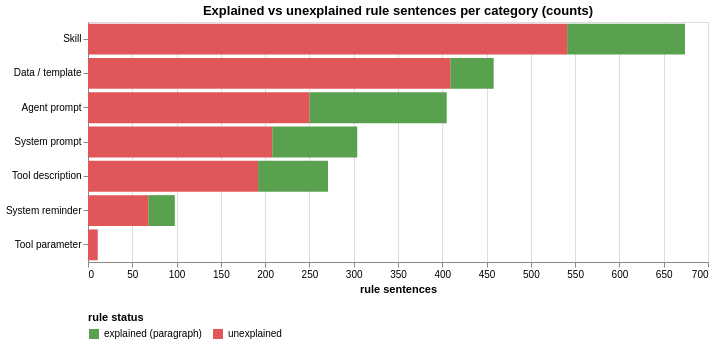

The notebook cell this image was saved under:
### Markdown cell above
### Volume view: explained vs unexplained rule sentences

The percentage view above hides absolute volume — a category at 50% explained could mean 5/10 rules or 500/1000. The chart below shows the absolute count of rule sentences per category, split into explained (green) and unexplained (red). This is the "denominator the welfare argument rests on" — categories with high counts of unexplained rules are where the welfare cost is most concentrated.

### Code cell
"""Stacked bar: per-category explained vs unexplained rule-sentence counts."""

stack_rows = []
for cat in cats:
    re_b = by_category[cat]["metrics"]["rule_explanation"]
    n_rule = re_b["n_rule_sentences"]
    n_expl = re_b["n_explained_para"]
    stack_rows.append({"category": cat, "status": "explained (paragraph)", "count": n_expl})
    stack_rows.append({"category": cat, "status": "unexplained",          "count": n_rule - n_expl})
stack_df = pd.DataFrame(stack_rows)

cat_order = (cat_df.sort_values("n_rule_sentences", ascending=False)
                  ["category"].tolist())

stacked = (
    alt.Chart(stack_df)
    .mark_bar()
    .encode(
        y=alt.Y("category:N", sort=cat_order, title=None),
        x=alt.X("count:Q", title="rule sentences"),
        color=alt.Color("status:N",
                        scale=alt.Scale(domain=["explained (paragraph)", "unexplained"],
                                        range=["#59a14f", "#e15759"]),
                        legend=alt.Legend(title="rule status", orient="bottom")),
        order=alt.Order("status:N", sort="descending"),  # explained first, unexplained on top of stack
        tooltip=[
            alt.Tooltip("category:N"),
            alt.Tooltip("status:N"),
            alt.Tooltip("count:Q", format=","),
        ],
    )
    .properties(width=620, height=240,
                title="Explained vs unexplained rule sentences per category (counts)")
)

stacked

### Figure 1 — Vega-Lite specification as saved in the notebook (floating-point values rounded to 4 significant figures)
{"config": {"view": {"continuousWidth": 300, "continuousHeight": 300}}, "data": {"name": "data-7b043ce73f1bdb48ea8b82ffb86308b5"}, "mark": {"type": "bar"}, "encoding": {"color": {"field": "status", "legend": {"orient": "bottom", "title": "rule status"}, "scale": {"domain": ["explained (paragraph)", "unexplained"], "range": ["#59a14f", "#e15759"]}, "type": "nominal"}, "order": {"field": "status", "sort": "descending", "type": "nominal"}, "tooltip": [{"field": "category", "type": "nominal"}, {"field": "status", "type": "nominal"}, {"field": "count", "format": ",", "type": "quantitative"}], "x": {"field": "count", "title": "rule sentences", "type": "quantitative"}, "y": {"field": "category", "sort": ["Skill", "Data / template", "Agent prompt", "System prompt", "Tool description", "System reminder", "Tool parameter"], "title": null, "type": "nominal"}}, "height": 240, "title": "Explained vs unexplained rule sentences per category (counts)", "width": 620, "$schema": "https://vega.github.io/schema/vega-lite/v6.4.1.json", "datasets": {"data-7b043ce73f1bdb48ea8b82ffb86308b5": [{"category": "Agent prompt", "status": "explained (paragraph)", "count": 155}, {"category": "Agent prompt", "status": "unexplained", "count": 250}, {"category": "Data / template", "status": "explained (paragraph)", "count": 49}, {"category": "Data / template", "status": "unexplained", "count": 409}, {"category": "Skill", "status": "explained (paragraph)", "count": 133}, {"category": "Skill", "status": "unexplained", "count": 541}, {"category": "System prompt", "status": "explained (paragraph)", "count": 96}, {"category": "System prompt", "status": "unexplained", "count": 208}, {"category": "System reminder", "status": "explained (paragraph)", "count": 30}, {"category": "System reminder", "status": "unexplained", "count": 68}, {"category": "Tool description", "status": "explained (paragraph)", "count": 79}, {"category": "Tool description", "status": "unexplained", "count": 192}, {"category": "Tool parameter", "status": "explained (paragraph)", "count": 0}, {"category": "Tool parameter", "status": "unexplained", "count": 11}]}}
